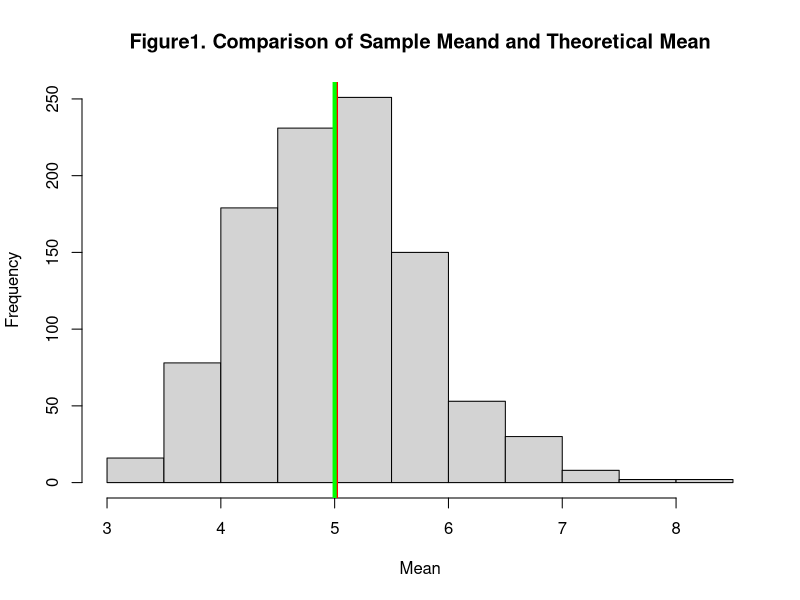

The R source for this figure:
# Loading necessary packages
library(datasets)
library(ggplot2)
library(knitr)
library(dplyr)
# Part 1: Simulation exercise
## Central Limit Theorem and Exponential Distribution Comparison
lambda<- 0.2
n<- 40
# Generate 1000 simulations of 40-size samples of EXPD
simData<- NULL
simMeans<- NULL
simSD<- NULL
for(i in 1:1000){
          set.seed(i)
          simData<- c(simData, rexp(n, lambda))
          simMeans<- c(simMeans, mean(rexp(n, lambda)))
          simSD<- c(simSD, sd(rexp(n, lambda)))
}
# Comparing simulated mean and theoretical mean
sampleMean<- mean(simMeans)
sampleMean
theoreticalMean<- 1/lambda
theoreticalMean
#Histogram plotting
hist(simMeans, main = "Figure1. Comparison of Sample Meand and Theoretical Mean", xlab="Mean")
abline(v= sampleMean, lw = 4, col= "red")
abline(v= theoreticalMean, lw = 4, col = "green")
# Conclusion : The sample mean is 5.011 whereas the theoretical mean is 5. The center of distribution of averages of 40 exponential is very close to the theoretical center of the distribution